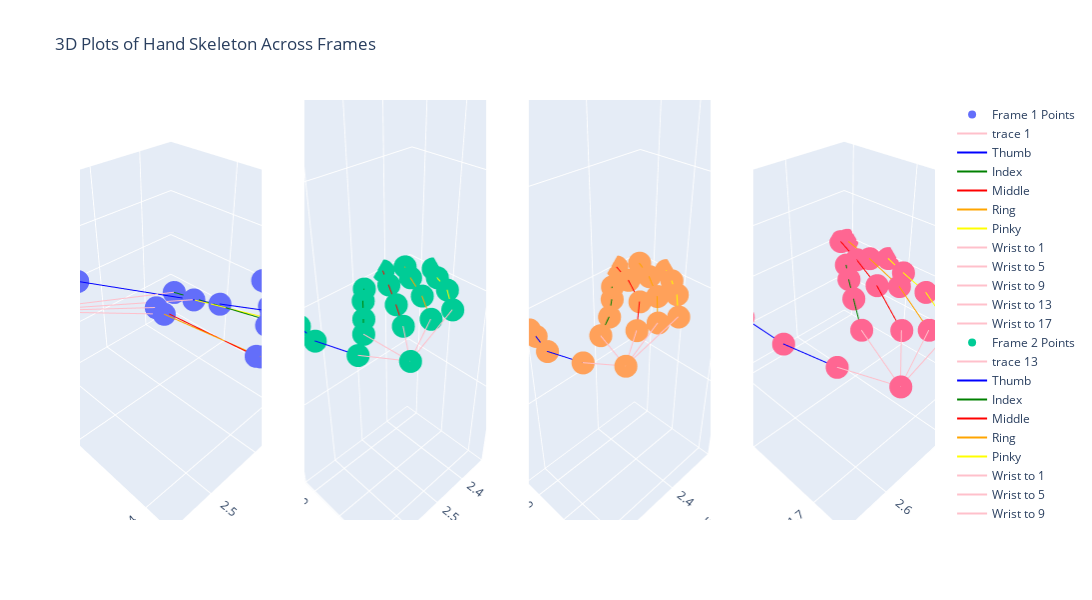

The cell this chart's notebook holds for it:
### Code cell
import json
import plotly.graph_objects as go
from plotly.subplots import make_subplots

# Load your data
file_path = '/Users/ck/Documents/Year 4/PR400/asl-skeleton3d/normalized/3d/applause-183541.json'
with open(file_path, 'r') as file:
    data_new = json.load(file)

# Number of frames to plot
num_frames = len(data_new['frames'])

# Create subplots
fig = make_subplots(rows=1, cols=num_frames, 
                    specs=[[{'type': 'scatter3d'} for _ in range(num_frames)]])

# Loop through each frame and create a plot
for i in range(num_frames):
    x = data_new['frames'][i]['skeleton']['hand_left']['x']
    y = data_new['frames'][i]['skeleton']['hand_left']['y']
    z = data_new['frames'][i]['skeleton']['hand_left']['z']

    # Add scatter plot for points
    fig.add_trace(go.Scatter3d(x=x, y=y, z=z, mode='markers', name=f'Frame {i+1} Points'), row=1, col=i+1)

    # Add lines (repeat for each set of lines you need)
    # Example of adding one line for each frame
    fig.add_trace(go.Scatter3d(x=[x[0], x[1]], y=[y[0], y[1]], z=[z[0], z[1]], mode='lines', line=dict(color='pink')), row=1, col=i+1)
    fig.add_trace(go.Scatter3d(x=[x[1], x[2], x[3], x[4]], y=[y[1], y[2], y[3], y[4]], z=[z[1], z[2], z[3], z[4]], mode='lines', name='Thumb', line=dict(color='blue')), row=1, col=i+1)
    fig.add_trace(go.Scatter3d(x=[x[5], x[6], x[7], x[8]], y=[y[5], y[6], y[7], y[8]], z=[z[5], z[6], z[7], z[8]], mode='lines', name='Index', line=dict(color='green')), row=1, col=i+1)
    fig.add_trace(go.Scatter3d(x=[x[9], x[10], x[11], x[12]], y=[y[9], y[10], y[11], y[12]], z=[z[9], z[10], z[11], z[12]], mode='lines', name='Middle', line=dict(color='red')), row=1, col=i+1)
    fig.add_trace(go.Scatter3d(x=[x[13], x[14], x[15], x[16]], y=[y[13], y[14], y[15], y[16]], z=[z[13], z[14], z[15], z[16]], mode='lines', name='Ring', line=dict(color='orange')), row=1, col=i+1)
    fig.add_trace(go.Scatter3d(x=[x[17], x[18], x[19], x[20]], y=[y[17], y[18], y[19], y[20]], z=[z[17], z[18], z[19], z[20]], mode='lines', name='Pinky', line=dict(color='yellow')), row=1, col=i+1)

    colors = ['pink', 'pink', 'pink', 'pink', 'pink']
    for l, color in zip([1, 5, 9, 13, 17], colors):
        fig.add_trace(go.Scatter3d(x=[x[0], x[l]], y=[y[0], y[l]], z=[z[0], z[l]], mode='lines', name=f'Wrist to {l}', line=dict(color=color)), row=1, col=i+1)

    
    
# Customize layout for each subplot
for i in range(num_frames):
    fig.update_layout(**{
        f'scene{i+1}_xaxis_title': 'X Axis',
        f'scene{i+1}_yaxis_title': 'Y Axis',
        f'scene{i+1}_zaxis_title': 'Z Axis'
    })

# Update overall layout
fig.update_layout(
    title="3D Plots of Hand Skeleton Across Frames",
    height=600,
    width=600 * num_frames
)

# Show plot
fig.show()

### Figure 1 — Plotly figure (JSON) as saved in the notebook; plotly's stock layout.template omitted (floating-point values rounded to 4 significant figures)
{"data": [{"mode": "markers", "name": "Frame 1 Points", "scene": "scene", "type": "scatter3d", "x": [2.568, 2.454, 2.34, 2.288, 2.239, 2.366, 2.32, 2.291, 2.242, 2.415, 2.398, 2.376, 2.333, 2.418, 2.395, 2.32, 2.307, 2.359, 2.311, 2.268, 2.239], "y": [2.219, 2.215, 2.345, 2.401, 2.349, 2.3, 2.397, 2.381, 2.371, 2.306, 2.417, 2.423, 2.397, 2.319, 2.42, 2.42, 2.391, 2.323, 2.404, 2.397, 2.352], "z": [0, 0, 0, 0, 0, 0, 0, 0, 0, 0, 0, 0, 0, 0, 0, 0, 0, 0, 0, 0, 0]}, {"line": {"color": "pink"}, "mode": "lines", "scene": "scene", "type": "scatter3d", "x": [2.568, 2.454], "y": [2.219, 2.215], "z": [0, 0]}, {"line": {"color": "blue"}, "mode": "lines", "name": "Thumb", "scene": "scene", "type": "scatter3d", "x": [2.454, 2.34, 2.288, 2.239], "y": [2.215, 2.345, 2.401, 2.349], "z": [0, 0, 0, 0]}, {"line": {"color": "green"}, "mode": "lines", "name": "Index", "scene": "scene", "type": "scatter3d", "x": [2.366, 2.32, 2.291, 2.242], "y": [2.3, 2.397, 2.381, 2.371], "z": [0, 0, 0, 0]}, {"line": {"color": "red"}, "mode": "lines", "name": "Middle", "scene": "scene", "type": "scatter3d", "x": [2.415, 2.398, 2.376, 2.333], "y": [2.306, 2.417, 2.423, 2.397], "z": [0, 0, 0, 0]}, {"line": {"color": "orange"}, "mode": "lines", "name": "Ring", "scene": "scene", "type": "scatter3d", "x": [2.418, 2.395, 2.32, 2.307], "y": [2.319, 2.42, 2.42, 2.391], "z": [0, 0, 0, 0]}, {"line": {"color": "yellow"}, "mode": "lines", "name": "Pinky", "scene": "scene", "type": "scatter3d", "x": [2.359, 2.311, 2.268, 2.239], "y": [2.323, 2.404, 2.397, 2.352], "z": [0, 0, 0, 0]}, {"line": {"color": "pink"}, "mode": "lines", "name": "Wrist to 1", "scene": "scene", "type": "scatter3d", "x": [2.568, 2.454], "y": [2.219, 2.215], "z": [0, 0]}, {"line": {"color": "pink"}, "mode": "lines", "name": "Wrist to 5", "scene": "scene", "type": "scatter3d", "x": [2.568, 2.366], "y": [2.219, 2.3], "z": [0, 0]}, {"line": {"color": "pink"}, "mode": "lines", "name": "Wrist to 9", "scene": "scene", "type": "scatter3d", "x": [2.568, 2.415], "y": [2.219, 2.306], "z": [0, 0]}, {"line": {"color": "pink"}, "mode": "lines", "name": "Wrist to 13", "scene": "scene", "type": "scatter3d", "x": [2.568, 2.418], "y": [2.219, 2.319], "z": [0, 0]}, {"line": {"color": "pink"}, "mode": "lines", "name": "Wrist to 17", "scene": "scene", "type": "scatter3d", "x": [2.568, 2.359], "y": [2.219, 2.323], "z": [0, 0]}, {"mode": "markers", "name": "Frame 2 Points", "scene": "scene2", "type": "scatter3d", "x": [2.603, 2.66, 2.69, 2.684, 2.69, 2.61, 2.577, 2.533, 2.5, 2.536, 2.493, 2.449, 2.416, 2.479, 2.429, 2.392, 2.366, 2.422, 2.372, 2.349, 2.325], "y": [1.738, 1.657, 1.567, 1.506, 1.473, 1.617, 1.58, 1.53, 1.496, 1.654, 1.59, 1.523, 1.47, 1.677, 1.607, 1.537, 1.493, 1.687, 1.63, 1.58, 1.547], "z": [0, 0, 0, 0, 0, 0, 0, 0, 0, 0, 0, 0, 0, 0, 0, 0, 0, 0, 0, 0, 0]}, {"line": {"color": "pink"}, "mode": "lines", "scene": "scene2", "type": "scatter3d", "x": [2.603, 2.66], "y": [1.738, 1.657], "z": [0, 0]}, {"line": {"color": "blue"}, "mode": "lines", "name": "Thumb", "scene": "scene2", "type": "scatter3d", "x": [2.66, 2.69, 2.684, 2.69], "y": [1.657, 1.567, 1.506, 1.473], "z": [0, 0, 0, 0]}, {"line": {"color": "green"}, "mode": "lines", "name": "Index", "scene": "scene2", "type": "scatter3d", "x": [2.61, 2.577, 2.533, 2.5], "y": [1.617, 1.58, 1.53, 1.496], "z": [0, 0, 0, 0]}, {"line": {"color": "red"}, "mode": "lines", "name": "Middle", "scene": "scene2", "type": "scatter3d", "x": [2.536, 2.493, 2.449, 2.416], "y": [1.654, 1.59, 1.523, 1.47], "z": [0, 0, 0, 0]}, {"line": {"color": "orange"}, "mode": "lines", "name": "Ring", "scene": "scene2", "type": "scatter3d", "x": [2.479, 2.429, 2.392, 2.366], "y": [1.677, 1.607, 1.537, 1.493], "z": [0, 0, 0, 0]}, {"line": {"color": "yellow"}, "mode": "lines", "name": "Pinky", "scene": "scene2", "type": "scatter3d", "x": [2.422, 2.372, 2.349, 2.325], "y": [1.687, 1.63, 1.58, 1.547], "z": [0, 0, 0, 0]}, {"line": {"color": "pink"}, "mode": "lines", "name": "Wrist to 1", "scene": "scene2", "type": "scatter3d", "x": [2.603, 2.66], "y": [1.738, 1.657], "z": [0, 0]}, {"line": {"color": "pink"}, "mode": "lines", "name": "Wrist to 5", "scene": "scene2", "type": "scatter3d", "x": [2.603, 2.61], "y": [1.738, 1.617], "z": [0, 0]}, {"line": {"color": "pink"}, "mode": "lines", "name": "Wrist to 9", "scene": "scene2", "type": "scatter3d", "x": [2.603, 2.536], "y": [1.738, 1.654], "z": [0, 0]}, {"line": {"color": "pink"}, "mode": "lines", "name": "Wrist to 13", "scene": "scene2", "type": "scatter3d", "x": [2.603, 2.479], "y": [1.738, 1.677], "z": [0, 0]}, {"line": {"color": "pink"}, "mode": "lines", "name": "Wrist to 17", "scene": "scene2", "type": "scatter3d", "x": [2.603, 2.422], "y": [1.738, 1.687], "z": [0, 0]}, {"mode": "markers", "name": "Frame 3 Points", "scene": "scene3", "type": "scatter3d", "x": [2.573, 2.623, 2.649, 2.636, 2.633, 2.543, 2.486, 2.436, 2.399, 2.479, 2.399, 2.353, 2.329, 2.429, 2.356, 2.306, 2.276, 2.383, 2.319, 2.283, 2.256], "y": [1.723, 1.66, 1.587, 1.534, 1.507, 1.623, 1.59, 1.547, 1.51, 1.663, 1.597, 1.517, 1.454, 1.677, 1.61, 1.54, 1.48, 1.693, 1.637, 1.59, 1.55], "z": [0, 0, 0, 0, 0, 0, 0, 0, 0, 0, 0, 0, 0, 0, 0, 0, 0, 0, 0, 0, 0]}, {"line": {"color": "pink"}, "mode": "lines", "scene": "scene3", "type": "scatter3d", "x": [2.573, 2.623], "y": [1.723, 1.66], "z": [0, 0]}, {"line": {"color": "blue"}, "mode": "lines", "name": "Thumb", "scene": "scene3", "type": "scatter3d", "x": [2.623, 2.649, 2.636, 2.633], "y": [1.66, 1.587, 1.534, 1.507], "z": [0, 0, 0, 0]}, {"line": {"color": "green"}, "mode": "lines", "name": "Index", "scene": "scene3", "type": "scatter3d", "x": [2.543, 2.486, 2.436, 2.399], "y": [1.623, 1.59, 1.547, 1.51], "z": [0, 0, 0, 0]}, {"line": {"color": "red"}, "mode": "lines", "name": "Middle", "scene": "scene3", "type": "scatter3d", "x": [2.479, 2.399, 2.353, 2.329], "y": [1.663, 1.597, 1.517, 1.454], "z": [0, 0, 0, 0]}, {"line": {"color": "orange"}, "mode": "lines", "name": "Ring", "scene": "scene3", "type": "scatter3d", "x": [2.429, 2.356, 2.306, 2.276], "y": [1.677, 1.61, 1.54, 1.48], "z": [0, 0, 0, 0]}, {"line": {"color": "yellow"}, "mode": "lines", "name": "Pinky", "scene": "scene3", "type": "scatter3d", "x": [2.383, 2.319, 2.283, 2.256], "y": [1.693, 1.637, 1.59, 1.55], "z": [0, 0, 0, 0]}, {"line": {"color": "pink"}, "mode": "lines", "name": "Wrist to 1", "scene": "scene3", "type": "scatter3d", "x": [2.573, 2.623], "y": [1.723, 1.66], "z": [0, 0]}, {"line": {"color": "pink"}, "mode": "lines", "name": "Wrist to 5", "scene": "scene3", "type": "scatter3d", "x": [2.573, 2.543], "y": [1.723, 1.623], "z": [0, 0]}, {"line": {"color": "pink"}, "mode": "lines", "name": "Wrist to 9", "scene": "scene3", "type": "scatter3d", "x": [2.573, 2.479], "y": [1.723, 1.663], "z": [0, 0]}, {"line": {"color": "pink"}, "mode": "lines", "name": "Wrist to 13", "scene": "scene3", "type": "scatter3d", "x": [2.573, 2.429], "y": [1.723, 1.677], "z": [0, 0]}, {"line": {"color": "pink"}, "mode": "lines", "name": "Wrist to 17", "scene": "scene3", "type": "scatter3d", "x": [2.573, 2.383], "y": [1.723, 1.693], "z": [0, 0]}, {"mode": "markers", "name": "Frame 4 Points", "scene": "scene4", "type": "scatter3d", "x": [2.562, 2.605, 2.632, 2.636, 2.703, 2.492, 2.421, 2.371, 2.327, 2.435, 2.344, 2.291, 2.25, 2.394, 2.311, 2.264, 2.234, 2.361, 2.287, 2.257, 2.23], "y": [1.736, 1.675, 1.612, 1.545, 1.491, 1.652, 1.605, 1.572, 1.545, 1.682, 1.605, 1.545, 1.495, 1.702, 1.625, 1.555, 1.498, 1.719, 1.655, 1.608, 1.572], "z": [0, 0, 0, 0, 0, 0, 0, 0, 0, 0, 0, 0, 0, 0, 0, 0, 0, 0, 0, 0, 0]}, {"line": {"color": "pink"}, "mode": "lines", "scene": "scene4", "type": "scatter3d", "x": [2.562, 2.605], "y": [1.736, 1.675], "z": [0, 0]}, {"line": {"color": "blue"}, "mode": "lines", "name": "Thumb", "scene": "scene4", "type": "scatter3d", "x": [2.605, 2.632, 2.636, 2.703], "y": [1.675, 1.612, 1.545, 1.491], "z": [0, 0, 0, 0]}, {"line": {"color": "green"}, "mode": "lines", "name": "Index", "scene": "scene4", "type": "scatter3d", "x": [2.492, 2.421, 2.371, 2.327], "y": [1.652, 1.605, 1.572, 1.545], "z": [0, 0, 0, 0]}, {"line": {"color": "red"}, "mode": "lines", "name": "Middle", "scene": "scene4", "type": "scatter3d", "x": [2.435, 2.344, 2.291, 2.25], "y": [1.682, 1.605, 1.545, 1.495], "z": [0, 0, 0, 0]}, {"line": {"color": "orange"}, "mode": "lines", "name": "Ring", "scene": "scene4", "type": "scatter3d", "x": [2.394, 2.311, 2.264, 2.234], "y": [1.702, 1.625, 1.555, 1.498], "z": [0, 0, 0, 0]}, {"line": {"color": "yellow"}, "mode": "lines", "name": "Pinky", "scene": "scene4", "type": "scatter3d", "x": [2.361, 2.287, 2.257, 2.23], "y": [1.719, 1.655, 1.608, 1.572], "z": [0, 0, 0, 0]}, {"line": {"color": "pink"}, "mode": "lines", "name": "Wrist to 1", "scene": "scene4", "type": "scatter3d", "x": [2.562, 2.605], "y": [1.736, 1.675], "z": [0, 0]}, {"line": {"color": "pink"}, "mode": "lines", "name": "Wrist to 5", "scene": "scene4", "type": "scatter3d", "x": [2.562, 2.492], "y": [1.736, 1.652], "z": [0, 0]}, {"line": {"color": "pink"}, "mode": "lines", "name": "Wrist to 9", "scene": "scene4", "type": "scatter3d", "x": [2.562, 2.435], "y": [1.736, 1.682], "z": [0, 0]}, {"line": {"color": "pink"}, "mode": "lines", "name": "Wrist to 13", "scene": "scene4", "type": "scatter3d", "x": [2.562, 2.394], "y": [1.736, 1.702], "z": [0, 0]}, {"line": {"color": "pink"}, "mode": "lines", "name": "Wrist to 17", "scene": "scene4", "type": "scatter3d", "x": [2.562, 2.361], "y": [1.736, 1.719], "z": [0, 0]}], "layout": {"height": 600, "scene": {"domain": {"x": [0, 0.2125], "y": [0, 1]}, "xaxis": {"title": {"text": "X Axis"}}, "yaxis": {"title": {"text": "Y Axis"}}, "zaxis": {"title": {"text": "Z Axis"}}}, "scene2": {"domain": {"x": [0.2625, 0.475], "y": [0, 1]}, "xaxis": {"title": {"text": "X Axis"}}, "yaxis": {"title": {"text": "Y Axis"}}, "zaxis": {"title": {"text": "Z Axis"}}}, "scene3": {"domain": {"x": [0.525, 0.7375], "y": [0, 1]}, "xaxis": {"title": {"text": "X Axis"}}, "yaxis": {"title": {"text": "Y Axis"}}, "zaxis": {"title": {"text": "Z Axis"}}}, "scene4": {"domain": {"x": [0.7875, 1], "y": [0, 1]}, "xaxis": {"title": {"text": "X Axis"}}, "yaxis": {"title": {"text": "Y Axis"}}, "zaxis": {"title": {"text": "Z Axis"}}}, "title": {"text": "3D Plots of Hand Skeleton Across Frames"}, "width": 2400}}
